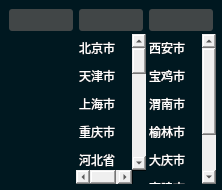
<?xml version="1.0" encoding="UTF-8"?>
<ui version="4.0">
 <class>Nationlity</class>
 <widget class="QWidget" name="Nationlity">
  <property name="geometry">
   <rect>
    <x>0</x>
    <y>0</y>
    <width>222</width>
    <height>190</height>
   </rect>
  </property>
  <property name="windowTitle">
   <string>Form</string>
  </property>
  <property name="styleSheet">
   <string notr="true">*
{
border: none;
outline: none;
}

QPushButton
{
border: 0px solid white;
color: white;
text-align: left;
background-color: transparent;
}

QLineEdit
{
color: white;
border-radius: 3px;
margin: 0px 3px;
background-color: rgba(81, 81, 81,0.8);
}

QListWidget
{
background-color: transparent;
}

QListWidget::item
{
color: white;
min-height: 28px;
background-color: transparent;
}

QListWidget::item:hover
{
color: #30e650;
background-color: #002835;
}</string>
  </property>
  <layout class="QHBoxLayout" name="horizontalLayout_8">
   <property name="spacing">
    <number>0</number>
   </property>
   <property name="leftMargin">
    <number>0</number>
   </property>
   <property name="topMargin">
    <number>0</number>
   </property>
   <property name="rightMargin">
    <number>0</number>
   </property>
   <property name="bottomMargin">
    <number>0</number>
   </property>
   <item>
    <widget class="QFrame" name="frame_mask">
     <property name="styleSheet">
      <string notr="true">#frame_mask
{
background-color:#001820;
}</string>
     </property>
     <layout class="QHBoxLayout" name="horizontalLayout_7">
      <property name="spacing">
       <number>0</number>
      </property>
      <property name="leftMargin">
       <number>6</number>
      </property>
      <property name="topMargin">
       <number>6</number>
      </property>
      <property name="rightMargin">
       <number>6</number>
      </property>
      <property name="bottomMargin">
       <number>6</number>
      </property>
      <item>
       <layout class="QVBoxLayout" name="verticalLayout_3">
        <property name="spacing">
         <number>0</number>
        </property>
        <item>
         <widget class="QStackedWidget" name="stackedWidget_country">
          <property name="sizePolicy">
           <sizepolicy hsizetype="Preferred" vsizetype="Preferred">
            <horstretch>0</horstretch>
            <verstretch>28</verstretch>
           </sizepolicy>
          </property>
          <property name="minimumSize">
           <size>
            <width>0</width>
            <height>28</height>
           </size>
          </property>
          <property name="maximumSize">
           <size>
            <width>16777215</width>
            <height>28</height>
           </size>
          </property>
          <property name="currentIndex">
           <number>1</number>
          </property>
          <widget class="QWidget" name="page_ctags">
           <layout class="QHBoxLayout" name="horizontalLayout">
            <property name="spacing">
             <number>0</number>
            </property>
            <property name="leftMargin">
             <number>0</number>
            </property>
            <property name="topMargin">
             <number>0</number>
            </property>
            <property name="rightMargin">
             <number>0</number>
            </property>
            <property name="bottomMargin">
             <number>0</number>
            </property>
            <item>
             <widget class="QPushButton" name="pushButton_country">
              <property name="minimumSize">
               <size>
                <width>0</width>
                <height>26</height>
               </size>
              </property>
              <property name="maximumSize">
               <size>
                <width>16777215</width>
                <height>26</height>
               </size>
              </property>
              <property name="text">
               <string>国家/地区</string>
              </property>
             </widget>
            </item>
           </layout>
          </widget>
          <widget class="QWidget" name="page_cedits">
           <layout class="QHBoxLayout" name="horizontalLayout_2">
            <property name="spacing">
             <number>0</number>
            </property>
            <property name="leftMargin">
             <number>0</number>
            </property>
            <property name="topMargin">
             <number>0</number>
            </property>
            <property name="rightMargin">
             <number>0</number>
            </property>
            <property name="bottomMargin">
             <number>0</number>
            </property>
            <item>
             <widget class="QLineEdit" name="lineEdit_country">
              <property name="minimumSize">
               <size>
                <width>0</width>
                <height>22</height>
               </size>
              </property>
              <property name="maximumSize">
               <size>
                <width>16777215</width>
                <height>22</height>
               </size>
              </property>
             </widget>
            </item>
           </layout>
          </widget>
         </widget>
        </item>
        <item>
         <widget class="QListWidget" name="listWidget_country">
          <property name="minimumSize">
           <size>
            <width>70</width>
            <height>0</height>
           </size>
          </property>
         </widget>
        </item>
       </layout>
      </item>
      <item>
       <layout class="QVBoxLayout" name="verticalLayout_2">
        <property name="spacing">
         <number>0</number>
        </property>
        <item>
         <widget class="QStackedWidget" name="stackedWidget_province">
          <property name="sizePolicy">
           <sizepolicy hsizetype="Preferred" vsizetype="Preferred">
            <horstretch>0</horstretch>
            <verstretch>28</verstretch>
           </sizepolicy>
          </property>
          <property name="minimumSize">
           <size>
            <width>0</width>
            <height>28</height>
           </size>
          </property>
          <property name="maximumSize">
           <size>
            <width>16777215</width>
            <height>28</height>
           </size>
          </property>
          <property name="currentIndex">
           <number>1</number>
          </property>
          <widget class="QWidget" name="page_ptags">
           <layout class="QHBoxLayout" name="horizontalLayout_3">
            <property name="spacing">
             <number>0</number>
            </property>
            <property name="leftMargin">
             <number>0</number>
            </property>
            <property name="topMargin">
             <number>0</number>
            </property>
            <property name="rightMargin">
             <number>0</number>
            </property>
            <property name="bottomMargin">
             <number>0</number>
            </property>
            <item>
             <widget class="QPushButton" name="pushButton_province">
              <property name="minimumSize">
               <size>
                <width>0</width>
                <height>26</height>
               </size>
              </property>
              <property name="maximumSize">
               <size>
                <width>16777215</width>
                <height>26</height>
               </size>
              </property>
              <property name="text">
               <string>省/自治区</string>
              </property>
             </widget>
            </item>
           </layout>
          </widget>
          <widget class="QWidget" name="page_pedits">
           <layout class="QHBoxLayout" name="horizontalLayout_4">
            <property name="spacing">
             <number>0</number>
            </property>
            <property name="leftMargin">
             <number>0</number>
            </property>
            <property name="topMargin">
             <number>0</number>
            </property>
            <property name="rightMargin">
             <number>0</number>
            </property>
            <property name="bottomMargin">
             <number>0</number>
            </property>
            <item>
             <widget class="QLineEdit" name="lineEdit_province">
              <property name="minimumSize">
               <size>
                <width>0</width>
                <height>22</height>
               </size>
              </property>
              <property name="maximumSize">
               <size>
                <width>16777215</width>
                <height>22</height>
               </size>
              </property>
             </widget>
            </item>
           </layout>
          </widget>
         </widget>
        </item>
        <item>
         <widget class="QListWidget" name="listWidget_province">
          <property name="minimumSize">
           <size>
            <width>70</width>
            <height>0</height>
           </size>
          </property>
          <item>
           <property name="text">
            <string>北京市</string>
           </property>
          </item>
          <item>
           <property name="text">
            <string>天津市</string>
           </property>
          </item>
          <item>
           <property name="text">
            <string>上海市</string>
           </property>
          </item>
          <item>
           <property name="text">
            <string>重庆市</string>
           </property>
          </item>
          <item>
           <property name="text">
            <string>河北省</string>
           </property>
          </item>
          <item>
           <property name="text">
            <string>山西省</string>
           </property>
          </item>
          <item>
           <property name="text">
            <string>吉林省</string>
           </property>
          </item>
          <item>
           <property name="text">
            <string>辽宁省</string>
           </property>
          </item>
          <item>
           <property name="text">
            <string>黑龙江省</string>
           </property>
          </item>
          <item>
           <property name="text">
            <string>陕西省</string>
           </property>
          </item>
          <item>
           <property name="text">
            <string>甘肃省</string>
           </property>
          </item>
          <item>
           <property name="text">
            <string>青海省</string>
           </property>
          </item>
          <item>
           <property name="text">
            <string>山东省</string>
           </property>
          </item>
          <item>
           <property name="text">
            <string>福建省</string>
           </property>
          </item>
          <item>
           <property name="text">
            <string>浙江省</string>
           </property>
          </item>
          <item>
           <property name="text">
            <string>台湾省</string>
           </property>
          </item>
          <item>
           <property name="text">
            <string>河南省</string>
           </property>
          </item>
          <item>
           <property name="text">
            <string>湖北省</string>
           </property>
          </item>
          <item>
           <property name="text">
            <string>湖南省</string>
           </property>
          </item>
          <item>
           <property name="text">
            <string>江西省</string>
           </property>
          </item>
          <item>
           <property name="text">
            <string>江苏省</string>
           </property>
          </item>
          <item>
           <property name="text">
            <string>安徽省</string>
           </property>
          </item>
          <item>
           <property name="text">
            <string>广东省</string>
           </property>
          </item>
          <item>
           <property name="text">
            <string>海南省</string>
           </property>
          </item>
          <item>
           <property name="text">
            <string>四川省</string>
           </property>
          </item>
          <item>
           <property name="text">
            <string>贵州省</string>
           </property>
          </item>
          <item>
           <property name="text">
            <string>云南省</string>
           </property>
          </item>
          <item>
           <property name="text">
            <string>内蒙古自治区</string>
           </property>
          </item>
          <item>
           <property name="text">
            <string>新疆维吾尔自治区</string>
           </property>
          </item>
          <item>
           <property name="text">
            <string>宁夏回族自治区</string>
           </property>
          </item>
          <item>
           <property name="text">
            <string>广西壮族自治区</string>
           </property>
          </item>
          <item>
           <property name="text">
            <string>西藏自治区</string>
           </property>
          </item>
          <item>
           <property name="text">
            <string>香港特别行政区</string>
           </property>
          </item>
          <item>
           <property name="text">
            <string>澳门特别行政区</string>
           </property>
          </item>
         </widget>
        </item>
       </layout>
      </item>
      <item>
       <layout class="QVBoxLayout" name="verticalLayout">
        <property name="spacing">
         <number>0</number>
        </property>
        <item>
         <widget class="QStackedWidget" name="stackedWidget_city">
          <property name="sizePolicy">
           <sizepolicy hsizetype="Preferred" vsizetype="Preferred">
            <horstretch>0</horstretch>
            <verstretch>30</verstretch>
           </sizepolicy>
          </property>
          <property name="minimumSize">
           <size>
            <width>0</width>
            <height>28</height>
           </size>
          </property>
          <property name="maximumSize">
           <size>
            <width>16777215</width>
            <height>28</height>
           </size>
          </property>
          <property name="currentIndex">
           <number>1</number>
          </property>
          <widget class="QWidget" name="page_ytags">
           <layout class="QHBoxLayout" name="horizontalLayout_5">
            <property name="spacing">
             <number>0</number>
            </property>
            <property name="leftMargin">
             <number>0</number>
            </property>
            <property name="topMargin">
             <number>0</number>
            </property>
            <property name="rightMargin">
             <number>0</number>
            </property>
            <property name="bottomMargin">
             <number>0</number>
            </property>
            <item>
             <widget class="QPushButton" name="pushButton_city">
              <property name="minimumSize">
               <size>
                <width>0</width>
                <height>26</height>
               </size>
              </property>
              <property name="maximumSize">
               <size>
                <width>16777215</width>
                <height>26</height>
               </size>
              </property>
              <property name="text">
               <string>市/直辖市</string>
              </property>
             </widget>
            </item>
           </layout>
          </widget>
          <widget class="QWidget" name="page_yedits">
           <layout class="QHBoxLayout" name="horizontalLayout_6">
            <property name="spacing">
             <number>0</number>
            </property>
            <property name="leftMargin">
             <number>0</number>
            </property>
            <property name="topMargin">
             <number>0</number>
            </property>
            <property name="rightMargin">
             <number>0</number>
            </property>
            <property name="bottomMargin">
             <number>0</number>
            </property>
            <item>
             <widget class="QLineEdit" name="lineEdit_city">
              <property name="minimumSize">
               <size>
                <width>0</width>
                <height>22</height>
               </size>
              </property>
              <property name="maximumSize">
               <size>
                <width>16777215</width>
                <height>22</height>
               </size>
              </property>
             </widget>
            </item>
           </layout>
          </widget>
         </widget>
        </item>
        <item>
         <widget class="QListWidget" name="listWidget_city">
          <property name="minimumSize">
           <size>
            <width>70</width>
            <height>0</height>
           </size>
          </property>
          <item>
           <property name="text">
            <string>西安市</string>
           </property>
          </item>
          <item>
           <property name="text">
            <string>宝鸡市</string>
           </property>
          </item>
          <item>
           <property name="text">
            <string>渭南市</string>
           </property>
          </item>
          <item>
           <property name="text">
            <string>榆林市</string>
           </property>
          </item>
          <item>
           <property name="text">
            <string>大庆市</string>
           </property>
          </item>
          <item>
           <property name="text">
            <string>高陵市</string>
           </property>
          </item>
          <item>
           <property name="text">
            <string>涪陵市</string>
           </property>
          </item>
         </widget>
        </item>
       </layout>
      </item>
     </layout>
    </widget>
   </item>
  </layout>
 </widget>
 <resources/>
 <connections/>
</ui>
